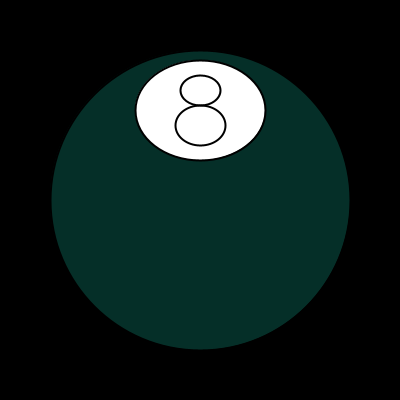
Frame 1 (no input)
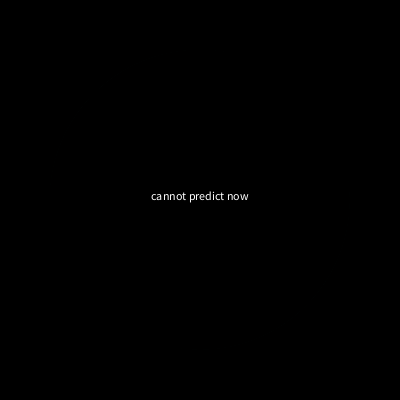
Frame 2 (the mouse pressed at the canvas centre, redrawn once)

The Processing sketch that drew these frames (run headless with seeded random() and noise(); the mouse was pressed at the canvas centre and the sketch redrawn once):

// Processing sketch: processing_79409
// ── processing_79409.pde

//Perry Phan, 4/5, Magic Eight Ball
boolean mode = false;
void setup()
{
  size(400,400);
  noLoop();
  background(0);
  String [] answers = {"outlook not so good",
  "don't count on it", 
  "my sources say no", 
  "without a doubt", 
  "reply hazy, try again", 
  "it is certain", 
  "my reply is no", 
  "as I see it yes", 
  "most likely",
  "you may rely on it",
  "can not predict now",
  "better not tell you now",
  "very doubtful", 
  "outlook good",
  "yes definitely", 
  "concentrate and ask again"};
}

void draw()
{
  if(mode == false)
  {
  smooth();
  strokeWeight(2);
  fill(27,242,204,50);
  ellipse(200,200,300,300);  
  fill(255);
  ellipse(200,110,130,100);
  noFill();
  ellipse(200,90,40,30);
  ellipse(200,125,50,40);
  }

else
{
  
  fill(0);
  ellipse(200,200,300,300);
  fill(255);
  String answers[] = {"outlook not so good",
"don't count on it",
"my sources say no",
"without a doubt",
"reply hazy, try again",
"it is certain",
"my reply is no",
"as I see it yes",
"most likely",
"you may rely on it",
"cannot predict now",
"better not tell you now",
"very doubtful",
"outlook good",
"yes definitely",
"concentrate and ask again"};
  
  textAlign(CENTER);
  text(answers[int(random(answers.length))], 200, 200);
  
}
}
void mousePressed()
{
  mode=!mode;
  redraw();
}
